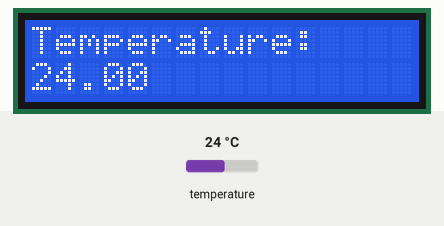
Simulated run of this sketch. Board: Arduino Uno, built with avr-gcc and run on an emulated ATmega328P. Parts: 16×2 character LCD. The inputs (shaded band) are chosen by the test bench; at power-on: temperature 24 °C.

Above: at 1.2 s.
1.3 s: temperature set to 12 °C
At 2.6 s:
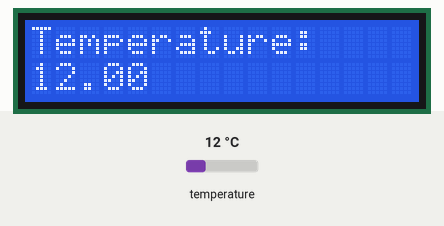
3.6 s: temperature set to 19 °C
At 4.6 s:
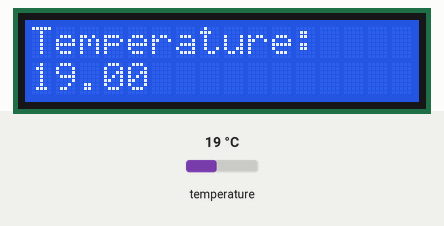
5.6 s: temperature set to 28 °C
At 6.5 s:
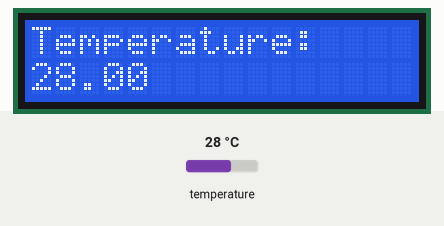
Timing chart, 0 to 8.6 s (numbered marks = the images above; inputs shaded):
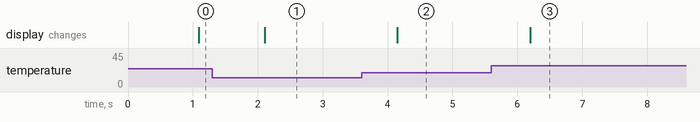

Measured:
- after the input at 1.3 s, the display: changes after 0.81 s (image 1)
- after the input at 3.6 s, the display: changes after 0.55 s (image 2)
- after the input at 5.6 s, the display: changes after 0.60 s (image 3)

The sketch:

temperature.ino
```cpp
#include <OneWire.h>
#include <LiquidCrystal.h>=
OneWire ds(13);
LiquidCrystal lcd(12, 11, 5, 4, 3, 2);
void setup(void) {
  Serial.begin(9600);
  lcd.begin(16, 2);
  lcd.print("Temperature: ");
}

void loop(void) {
  int HighByte, LowByte, TReading, SignBit, Tc_100, Whole, Fract;
  byte i;
  byte present = 0;
  byte data[12];
  byte addr[8];

  ds.reset_search();
  if ( !ds.search(addr)) {
      Serial.print("No more addresses.\n");
      ds.reset_search();
      return;
  }

  ds.reset();
  ds.select(addr);
  ds.write(0x44,1);

  delay(1000);

  present = ds.reset();
  ds.select(addr);
  ds.write(0xBE);
  for ( i = 0; i < 9; i++) {
    data[i] = ds.read();
  }

  LowByte = data[0];
  HighByte = data[1];
  TReading = (HighByte << 8) + LowByte;
  SignBit = TReading & 0x8000;
  if (SignBit)
  {
    TReading = (TReading ^ 0xffff) + 1;
  }
  Tc_100 = (6 * TReading) + TReading / 4;

  Whole = Tc_100 / 100;
  Fract = Tc_100 % 100;

  lcd.setCursor(0, 1);

  if (SignBit)
  {
     lcd.print("-");
  }
  lcd.print(Whole);
  lcd.print(".");
  if (Fract < 10)
  {
     lcd.print("0");
  }
  lcd.print(Fract);
}
```
